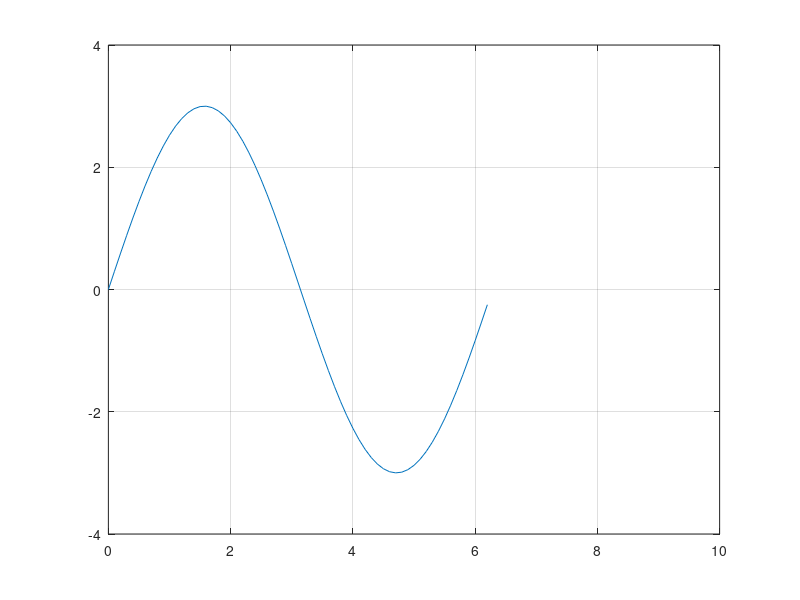

Reproduce this figure in MATLAB. (Note: this script raises an error after producing the figure.)
%Tangentes a una senoide.
%Dibujar la circunferencia
clear;
t=0:0.1:2*pi;
x=t;
y=3*sin(t);
plot(x,y);
grid on;
hold on;

axis([0 10 -4 4]);
axis equal;
%Vector radial y vector tangente localizado
syms t;
xx=t;
yy=3*sin(t);
xt=1/2;
yt=3*cos(t)/2;
%vector tangente=vector radial+vector tangente localizado.
tan=[xx,yy]+[xt,yt];

%Dibujar tangentes

for t=0:pi/4:2*pi
ini=eval([xx,yy])
fin=eval([tan(1),tan(2)])
h=drawline([ini',fin'],'r-');
end
hold off
